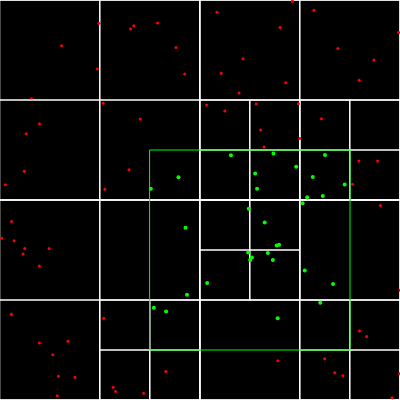
Frame 1 (no input)
Frame 60 (no input): identical to frame 1, image omitted
Frame 120 (the mouse pressed at the canvas centre since frame 60): identical to frame 1, image omitted

The p5.js sketch that drew this single still picture (run headless with seeded random() and noise() and a simulated clock; from frame 60 on, the mouse is pressed at the canvas centre):

// p5.js sketch
// ── sketch.js
let map = {
	width: 400,
	height: 400,
};
let quadTree;
let range;

function setup() {
	createCanvas(map.width, map.height);

	const boundary = new Rectangle(
		map.width / 2,
		map.width / 2,
		map.width / 2,
		map.width / 2
	);
	const capacity = 4;
	quadTree = new QuadTree(boundary, capacity);

	for (let i = 0; i < 100; i++) {
		let p = new Point(random(map.width), random(map.height));
		quadTree.insert(p);
	}

	rangeDraw(250, 250, 100, 100);
}

function draw() {}

function rangeDraw(x, y, w, h) {
	let points = [];
	range = new Rectangle(x, y, w, h);
	quadTree.query(range, points);

	console.log(points);

	background(0);
	quadTree.show();

	stroke(0, 255, 0);
	rectMode(CENTER);
	rect(range.x, range.y, range.w * 2, range.h * 2);

	for (let p of points) {
		strokeWeight(4);
		stroke(0, 255, 0);
		point(p.x, p.y);
	}
}

// ── particle.js
class Particle {
	constructor() {}
}

// ── quad-tree.js
class Point {
	constructor(x, y) {
		this.x = x;
		this.y = y;
	}
	show() {
		stroke("red");
		strokeWeight(3);
		point(this.x, this.y);
		strokeWeight(1);
	}
}

class Rectangle {
	constructor(x, y, w, h) {
		this.x = x;
		this.y = y;
		this.w = w;
		this.h = h;
	}
	/**
	 * Check wether the boundary contains the point
	 * @param {Point} point
	 */
	contains(point) {
		return (
			point.x >= this.x - this.w &&
			point.x <= this.x + this.w &&
			point.y >= this.y - this.h &&
			point.y <= this.y + this.h
		);
	}
	intersect(range) {
		// Check wether two rectangles are overlapping or not
		return !(
			range.x - range.w > this.x + this.w ||
			range.x + range.w < this.x - this.w ||
			range.y - range.h > this.y + this.h ||
			range.x + range.h < this.y - this.h
		);
	}
}

class QuadTree {
	/**
	 * @param {Rectangle} boundary
	 * @param {*} cap
	 */
	constructor(boundary, cap) {
		this.boundary = boundary;
		this.capacity = cap;
		this.points = [];
		this.divided = false;
	}
	subdivide() {
		let { x, y, w, h } = this.boundary;
		/**
		 * Create the four quarter quad tree inside the big one
		 * * * * * * *  The representatives of four quarter parts
		 *  NW *  NE *
		 * * * * * * *
		 *  SW *  SE *
		 * * * * * * *
		 */
		let ne = new Rectangle(x + w / 2, y - h / 2, w / 2, h / 2);
		this.northeast = new QuadTree(ne, this.capacity);
		let nw = new Rectangle(x - w / 2, y - h / 2, w / 2, h / 2);
		this.northwest = new QuadTree(nw, this.capacity);
		let se = new Rectangle(x + w / 2, y + h / 2, w / 2, h / 2);
		this.southeast = new QuadTree(se, this.capacity);
		let sw = new Rectangle(x - w / 2, y + h / 2, w / 2, h / 2);
		this.southwest = new QuadTree(sw, this.capacity);
		this.divided = true;
	}
	/**
	 * @param {Point} point
	 */
	insert(point) {
		point.show();
		if (!this.boundary.contains(point)) return;
		if (this.points.length <= this.capacity) {
			this.points.push(point);
		} else {
			if (!this.divided) {
				this.subdivide();
			}
			this.northeast.insert(point);
			this.northwest.insert(point);
			this.southeast.insert(point);
			this.southwest.insert(point);
		}
	}
	/**
	 * This part is only for p5.js
	 */
	show() {
		let { x, y, w, h } = this.boundary;
		stroke(255);
		noFill();
		rectMode(CENTER);
		rect(x, y, w * 2, h * 2);
		if (this.divided) {
			this.northeast.show();
			this.northwest.show();
			this.southeast.show();
			this.southwest.show();
		}
		this.points.forEach((point) => point.show());
	}
	query(range, found) {
		if (!this.boundary.intersect(range)) return;
		for (let p of this.points) {
			if (range.contains(p)) {
				found.push(p);
			}
		}
		if (this.divided) {
			this.northwest.query(range, found);
			this.northeast.query(range, found);
			this.southeast.query(range, found);
			this.southwest.query(range, found);
		}
		return found;
	}
}
